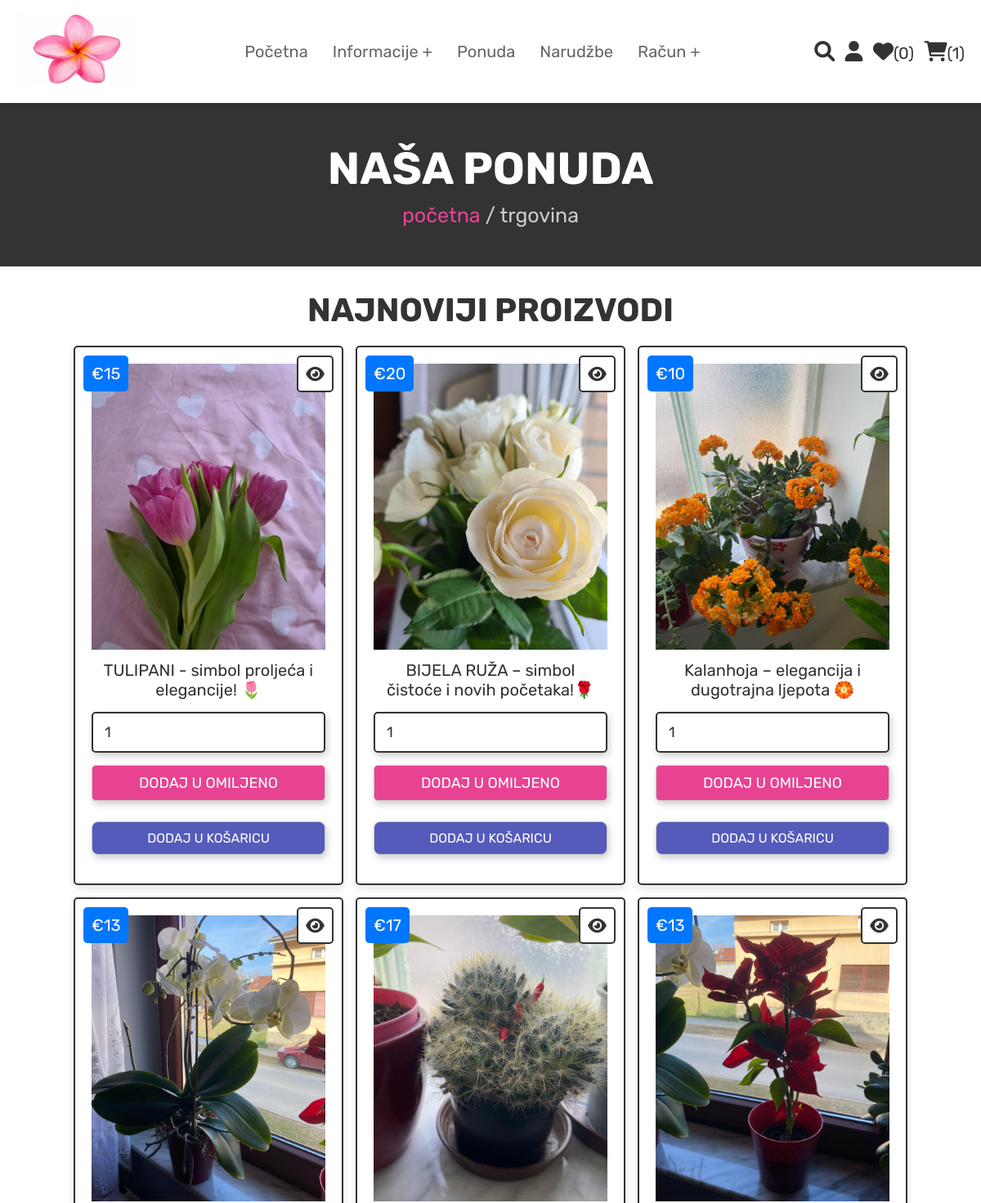
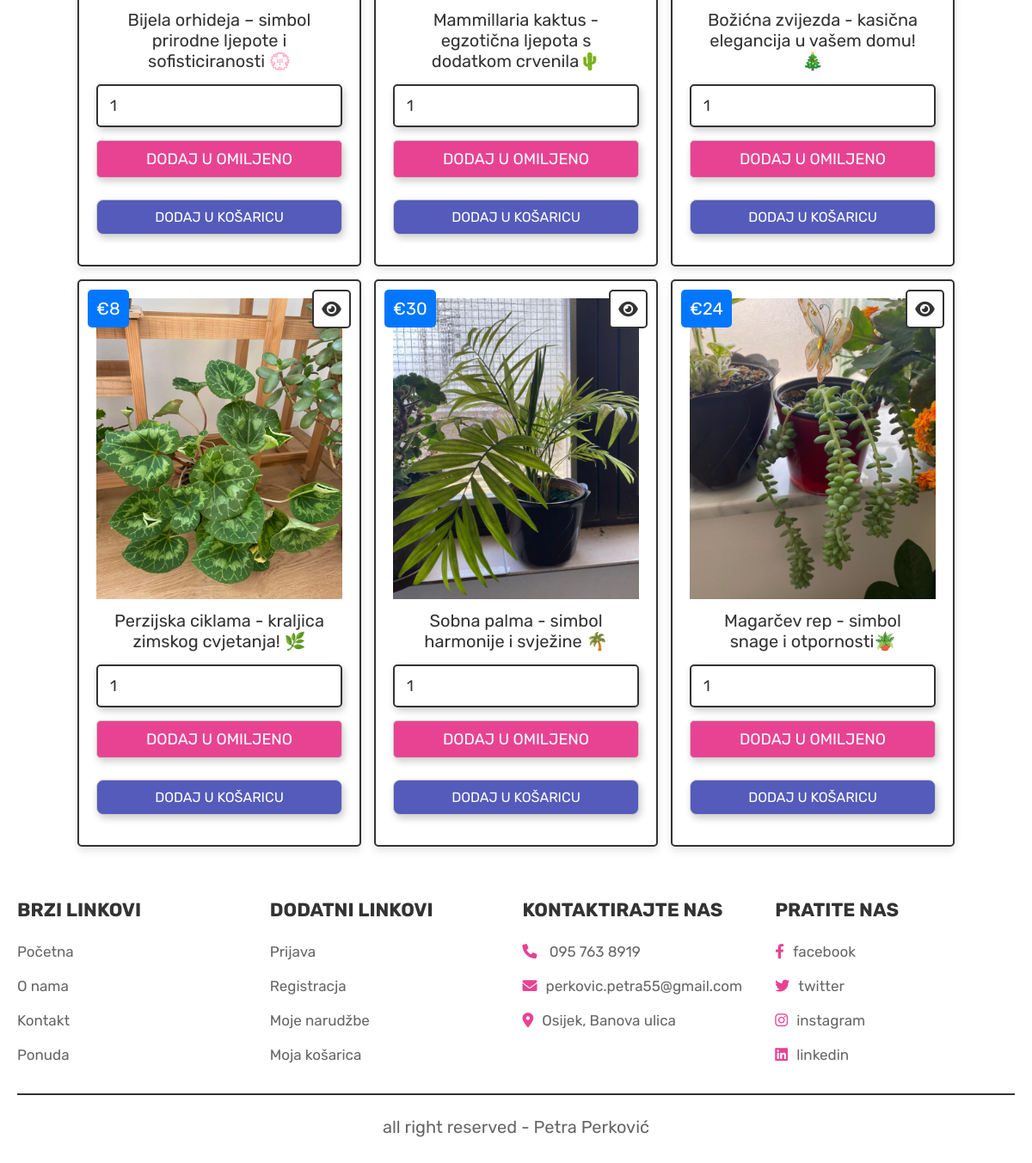
Screenshot of /shop.php (signed in) with the database file from the repository (2 pictures, top to bottom).
### tables this page shows
CREATE TABLE `products` (
  `id` int(100) NOT NULL,
  `name` varchar(100) NOT NULL,
  `details` varchar(500) NOT NULL,
  `price` int(100) NOT NULL,
  `image` varchar(100) NOT NULL
);

### shop.php (the view, shortened to what this page needs)
<?php
@include 'config.php';
?>
<!DOCTYPE html>
<html lang="en">
<head>
   <link rel="stylesheet" href="https://cdnjs.cloudflare.com/ajax/libs/font-awesome/6.0.0/css/all.min.css">
   <link rel="stylesheet" href="css/style.css">
</head>
<body>
<?php @include 'header.php'; ?>
<section class="heading">
    <h3>Naša ponuda</h3>
    <p> <a href="home.php">početna</a> / trgovina </p>
</section>
<section class="products">
   <h1 class="title">Najnoviji proizvodi</h1>
   <div class="box-container">
      <?php
         $select_products = mysqli_query($conn, "SELECT * FROM `products`") or die('query failed');
         if(mysqli_num_rows($select_products) > 0){
            while($fetch_products = mysqli_fetch_assoc($select_products)){
      ?>
      <form action="" method="POST" class="box">
         <a href="view_page.php?pid=<?php echo $fetch_products['id']; ?>" class="fas fa-eye"></a>
         <div class="price">€<?php echo $fetch_products['price']; ?></div>
         <img src="uploaded_img/<?php echo $fetch_products['image']; ?>" alt="" class="image">
         <div class="name"><?php echo $fetch_products['name']; ?></div>
         <input type="number" name="product_quantity" value="1" min="0" class="qty">
         <input type="submit" value="dodaj u omiljeno" name="add_to_wishlist" class="option-btn">
         <input type="submit" value="dodaj u košaricu" name="add_to_cart" class="btn">
      </form>
      <?php
         }
      }else{
         echo '<p class="empty">NEMA JOŠ DODANIH PROIZVODA!</p>';
      }
      ?>
   </div>
</section>
<?php @include 'footer.php'; ?>
</body>
</html>

### css/style.css (style rules this page uses)
:root { --pink:#e84393; --blue:#0177ff; --red:#c0392b; --orange:#f39c12; --black:#333; --white:#fff; --light-color:#666; --light-white:#ccc; --light-bg:#c7edff; --border:.2rem solid var(--black); --box-shadow:0 .5rem 1rem rgba(0,0,0,.1); }
* { font-family: 'Rubik', sans-serif; margin:0; padding:0; box-sizing: border-box; outline: none; border:none; text-decoration: none; transition:all .2s linear; }
html { font-size: 62.5%; overflow-x: hidden; scroll-behavior: smooth; scroll-padding-top: 6.5rem; }
body { background: var(--white); }
section { padding:3rem 2rem; }
.btn, .delete-btn, .option-btn { display: inline-block; border-radius: .5rem; margin-top: 1rem; font-size: 1.8rem; color:var(--white); cursor: pointer; padding:1rem 3rem; text-transform: uppercase; }
.btn { background-color: var(--pink); }
.option-btn { background-color: var(--pink); }
.heading { display: flex; flex-flow: column; align-items: center; justify-content: center; gap:1rem; background-color: var(--black); text-align: center; min-height: 25vh; }
.heading h3 { font-size: 5.5rem; color:var(--white); text-transform: uppercase; }
.heading p { font-size: 2.5rem; color:var(--light-white); }
.heading p a { color:var(--pink); }
.title { text-align: center; margin-bottom: 2rem; color:var(--black); text-transform: uppercase; font-size: 4rem; }
form input, textarea { width: 100%; background: rgba(255, 255, 255, 0.7); padding: 1rem 1.4rem; outline: none; border: 1px solid #ccc; border-radius: 8px; margin: 1.5rem 0; box-shadow: 2px 4px 8px rgba(0, 0, 0, 0.2); font-size: 16px; }
form .btn { cursor: pointer; background: #545bba; color: #fff; text-transform: uppercase; padding: 1rem; border-radius: 8px; width: 100%; text-align: center; transition: 0.3s ease-in-out; font-size: 16px; }
.products .box-container { max-width: 1200px; margin:0 auto; display: grid; grid-template-columns: repeat(auto-fit, 33rem); gap:1.5rem; align-items: flex-start; justify-content: center; }
.products .box-container .box { background-color: var(--white); border:var(--border); box-shadow: var(--box-shadow); border-radius: .5rem; padding:2rem; text-align: center; position: relative; }
.products .box-container .box .image { height: 35rem; width: 100%; object-fit: cover; }
.products .box-container .box .fa-eye, .products .box-container .box .price { position: absolute; top:1rem; border-radius: .5rem; }
.products .box-container .box .price { font-size: 2rem; padding:1rem; background-color: var(--blue); color:var(--white); left:1rem; }
.products .box-container .box .fa-eye { right:1rem; height: 4.5rem; width: 4.5rem; line-height: 4.2rem; font-size: 2rem; background-color: var(--white); color:var(--black); border:var(--border); }
.products .box-container .box .name { margin:1rem; font-size: 2rem; color:var(--black); }
.products .box-container .box .qty { width: 100%; padding:1.2rem 1.4rem; font-size: 1.8rem; color:var(--black); border:var(--border); border-radius: .5rem; margin:.5rem 0; }
.products .box-container .box .btn, .products .box-container .box .option-btn { width: 100%; }

### rows the page displays
products: price "15", image (picture), name "TULIPANI - simbol proljeća i elegancije! 🌷"
products: price "20", image (picture), name "BIJELA RUŽA – simbol čistoće i novih početaka!🌹"
products: price "10", image (picture), name "Kalanhoja – elegancija i dugotrajna ljepota 🏵️"
products: price "13", image (picture), name "Bijela orhideja – simbol prirodne ljepote i sofisticiranosti 💮"
products: price "17", image (picture), name "Mammillaria kaktus - egzotična ljepota s dodatkom crvenila🌵"
products: price "13", image (picture), name "Božićna zvijezda - kasična elegancija u vašem domu! 🎄"
products: price "8", image (picture), name "Perzijska ciklama - kraljica zimskog cvjetanja! 🌿"
products: price "30", image (picture), name "Sobna palma - simbol harmonije i svježine 🌴"
products: price "24", image (picture), name "Magarčev rep - simbol snage i otpornosti🪴"

### other values shown
$wishlist_num_rows "0"
$cart_num_rows "1"
